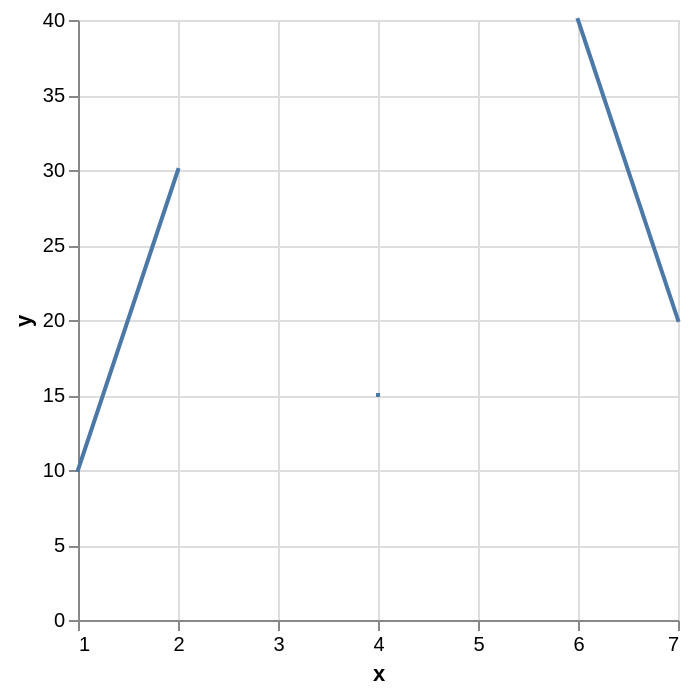

Express this chart as Vega-Lite.
### Vega-Lite specification from a JSON file in a GitHub repository (floating-point values rounded to 4 significant figures)
{"$schema": "https://vega.github.io/schema/vega-lite/v5.json", "data": {"values": [{"x": 1, "y": 10}, {"x": 2, "y": 30}, {"x": 3, "y": null}, {"x": 4, "y": 15}, {"x": 5, "y": null}, {"x": 6, "y": 40}, {"x": 7, "y": 20}]}, "mark": {"type": "line", "strokeCap": "square"}, "encoding": {"x": {"field": "x", "type": "quantitative"}, "y": {"field": "y", "type": "quantitative"}}}
